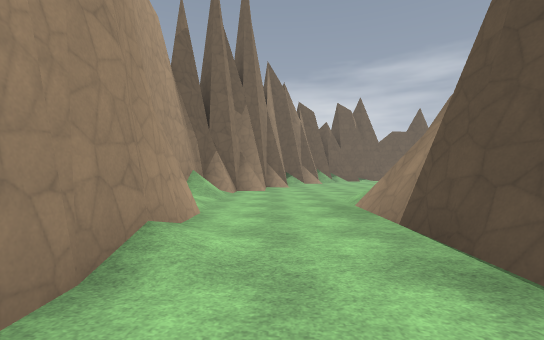
[1] (above)

24 first-person views from a walk through a Godot game level. The camera is 1.5 m above the floor, looks level and sees 90° across. The floor is counted in squares, 2 m on a side. Each view is taken from the middle of a square. On the plan, view 1 faces up. The plan holds only what a view shows up to about 10 squares ahead; the rest is blank. The place goes on beyond the plan. Surface patterns are stand-ins for the level's own textures.

[2]
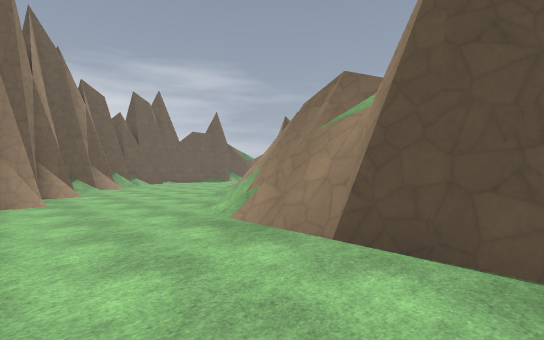

[3]
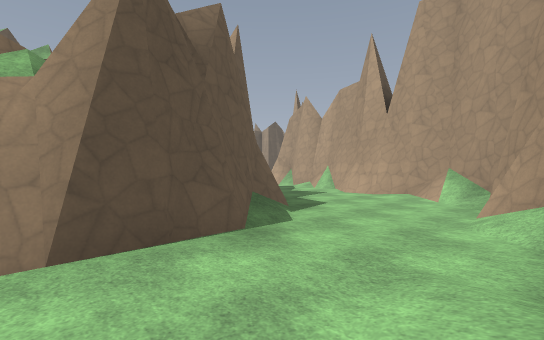

[4]
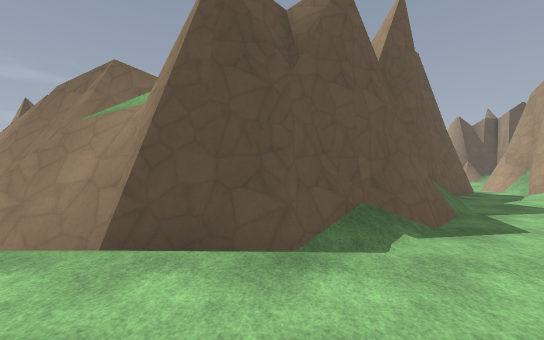

[5]
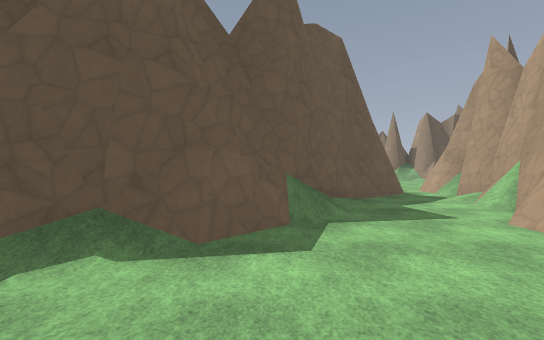

[6]
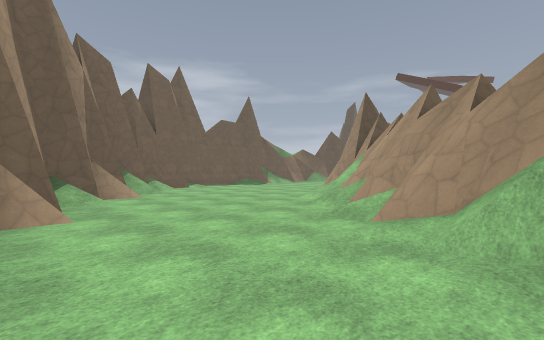

[7]
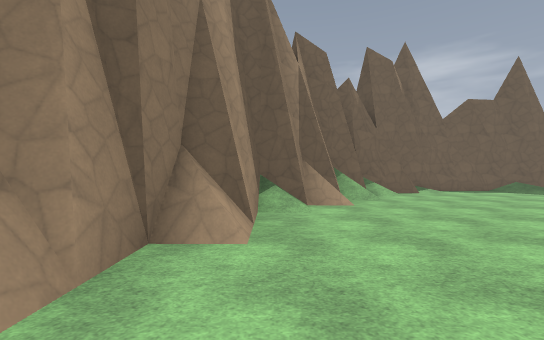

[8]
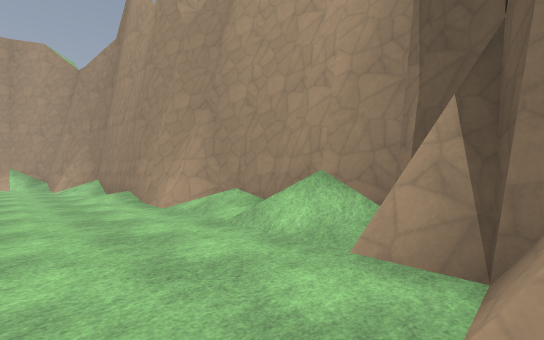

[9]
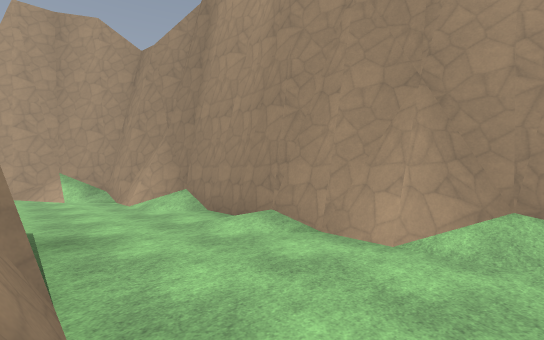

[10]
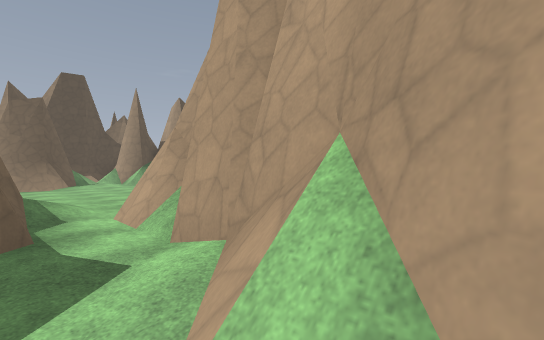

[11]
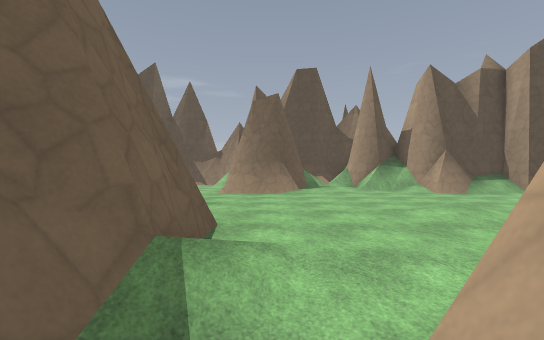

[12]
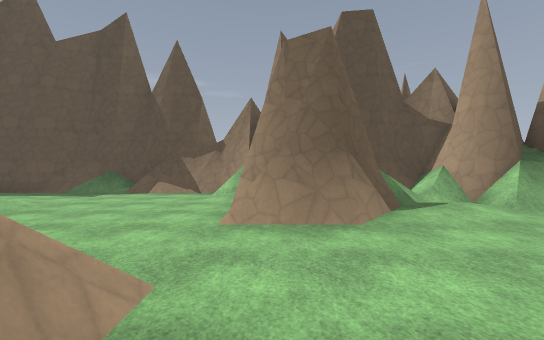

[13]
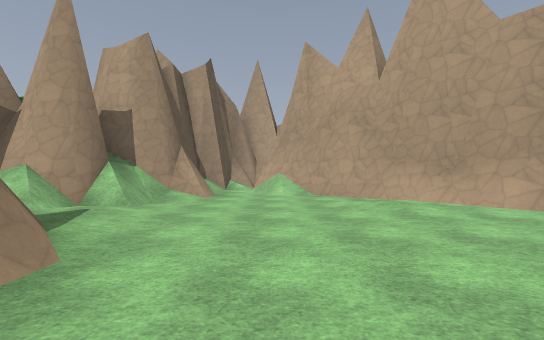

[14]
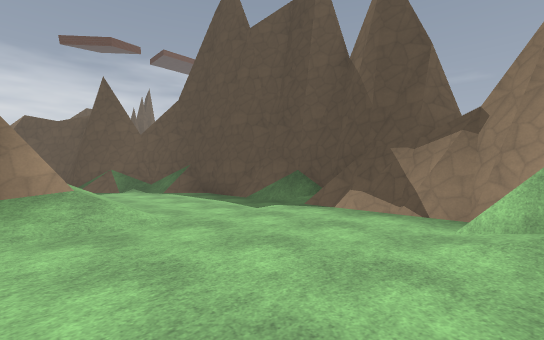

[15]
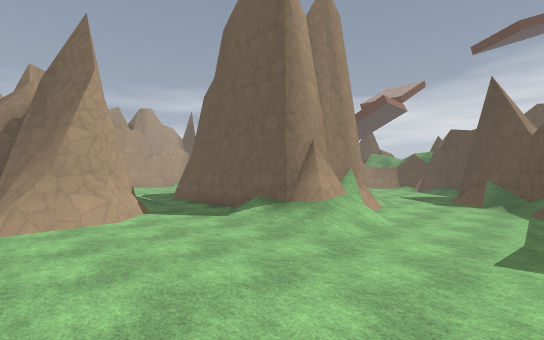

[16]
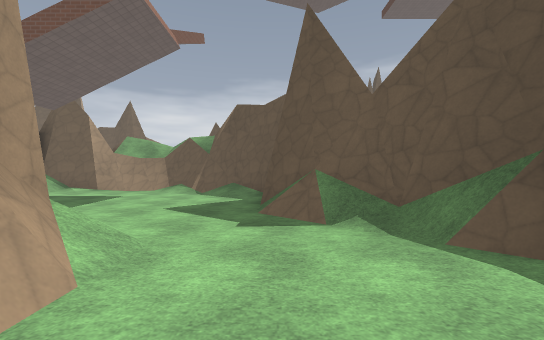

[17]
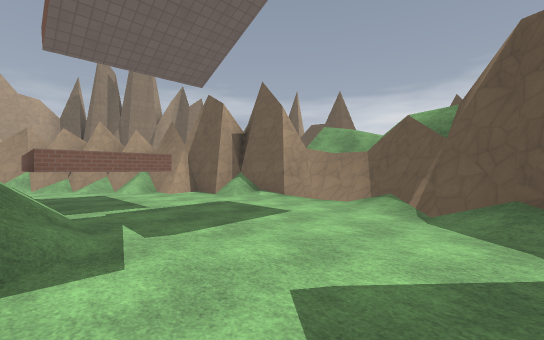

[18]
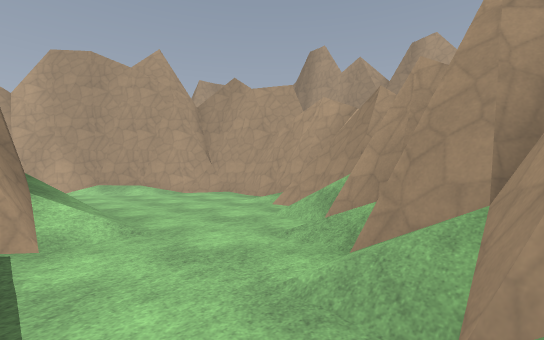

[19]
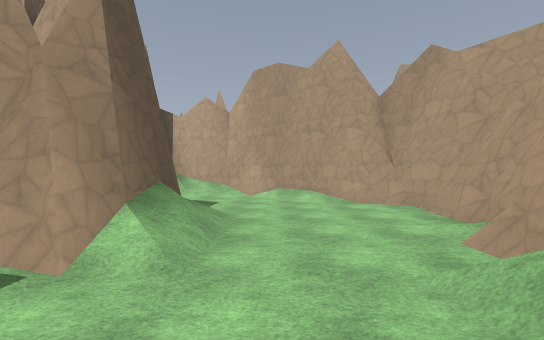

[20]
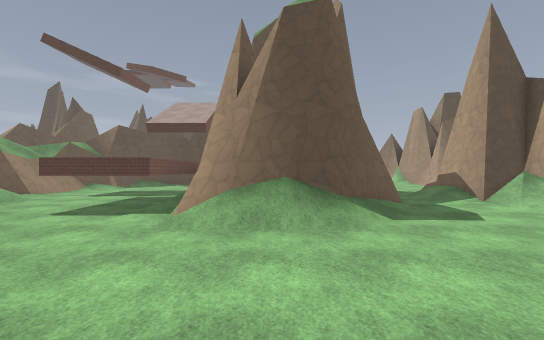

[21]
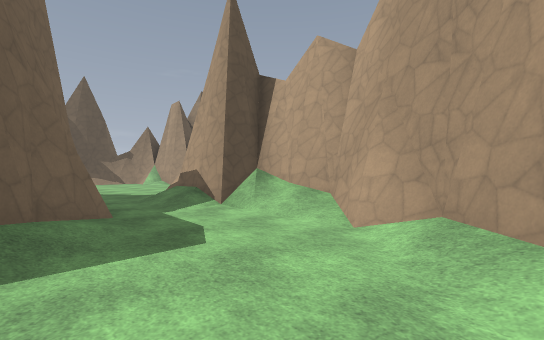

[22]
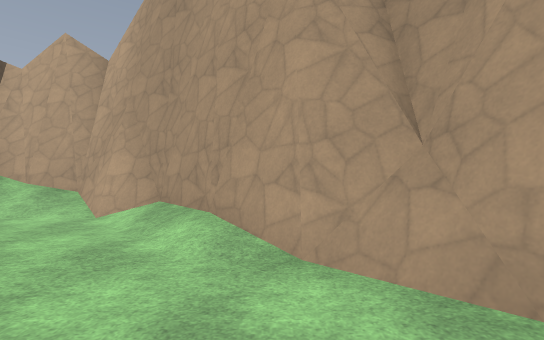

[23]
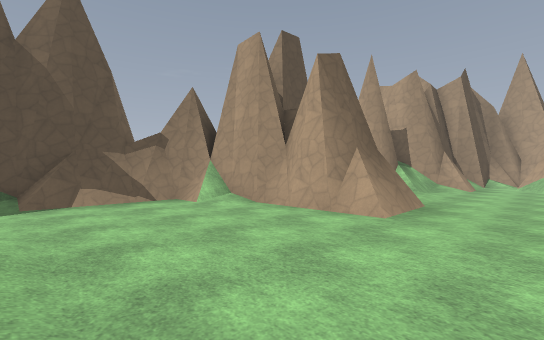

[24]
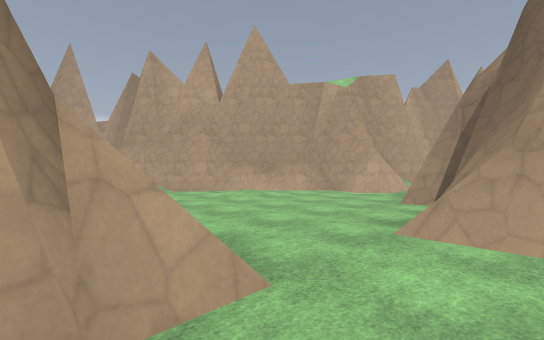

### Floor plan
Key: @ floor where view 1 was taken; # wall or solid block; . floor; / step, stairs or slope; = window, fence, low wall or low ledge; ^ raised ledge.
Columns run from 3 left of view 1 to 24 right of it. Each row starts with its distance up from view 1.
 19         #######
 18       ###/.../
 17      ##/.....
 16      #/.....
 15    ###.....
 14    #/......
 13    #........      ##
 12   ##......./##########
 11   #......//####//.../###
 10  ##...../#####......../#
  9 ##...../####/..........#
  8 #/..../####/..###......##
  7 #/...//###/...^^=....../##
  6 #/.../###/...///////..../##
  5 ##...####.../##     #/.../#
  4  #...###/.../#      ##....#
  3  #/..###..../##      #....#
  2  #/..###...../##     #/...##
  1  #.../###...../#######/.../#
  0  #/@..####/.........///.../#
 -1  ##....####/...///........##
 -2   #...../####//####.......#
 -3   #/...../##  #####.......#
 -4   ###......## #####.....//#
 -5     ####....####.....####
 -6        ###/.../......###
 -7          #####........###
 -8              #.......///##
 -9              ##.//....///#
-10               ##./..../###
-11                ##....///#
-12                 ##...####

Positions as (right, up) in squares from view 1, and headings:
1: (0, 0), facing up
2: (-1, 2), facing up-right
3: (-1, 4), facing down-right
4: (-1, 2), facing right
5: (0, -1), facing right
6: (0, 7), facing up-right
7: (1, 9), facing up
8: (1, 10), facing down-left
9: (2, 6), facing down-left
10: (5, -5), facing down-right
11: (9, -6), facing right
12: (14, -5), facing right
13: (16, -4), facing down
14: (18, -4), facing up-right
15: (22, -4), facing up-left
16: (20, 2), facing up
17: (19, 6), facing up-left
18: (10, 9), facing down-left
19: (8, 8), facing down
20: (5, 4), facing right
21: (7, 2), facing down-right
22: (6, 3), facing down
23: (16, 0), facing down-right
24: (19, -3), facing down-left
